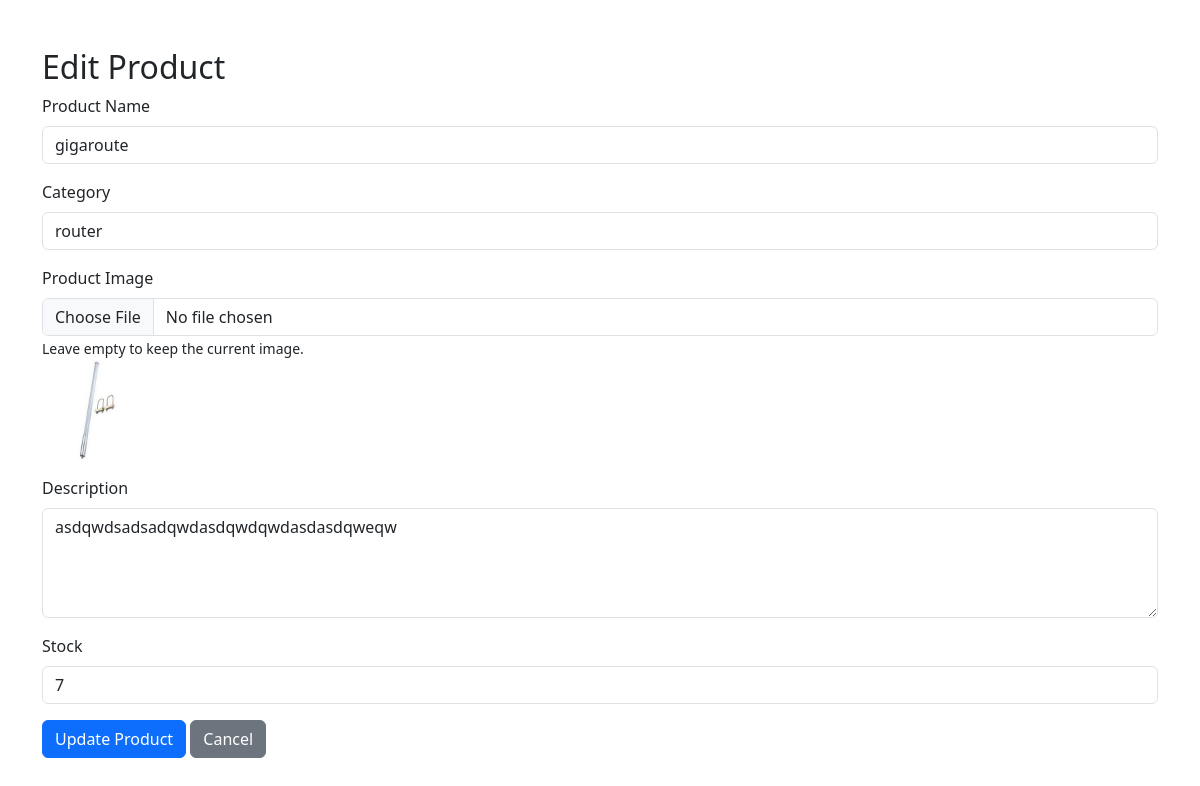
Before: /admin/edit_product_form.php?id=1 with the older database file.
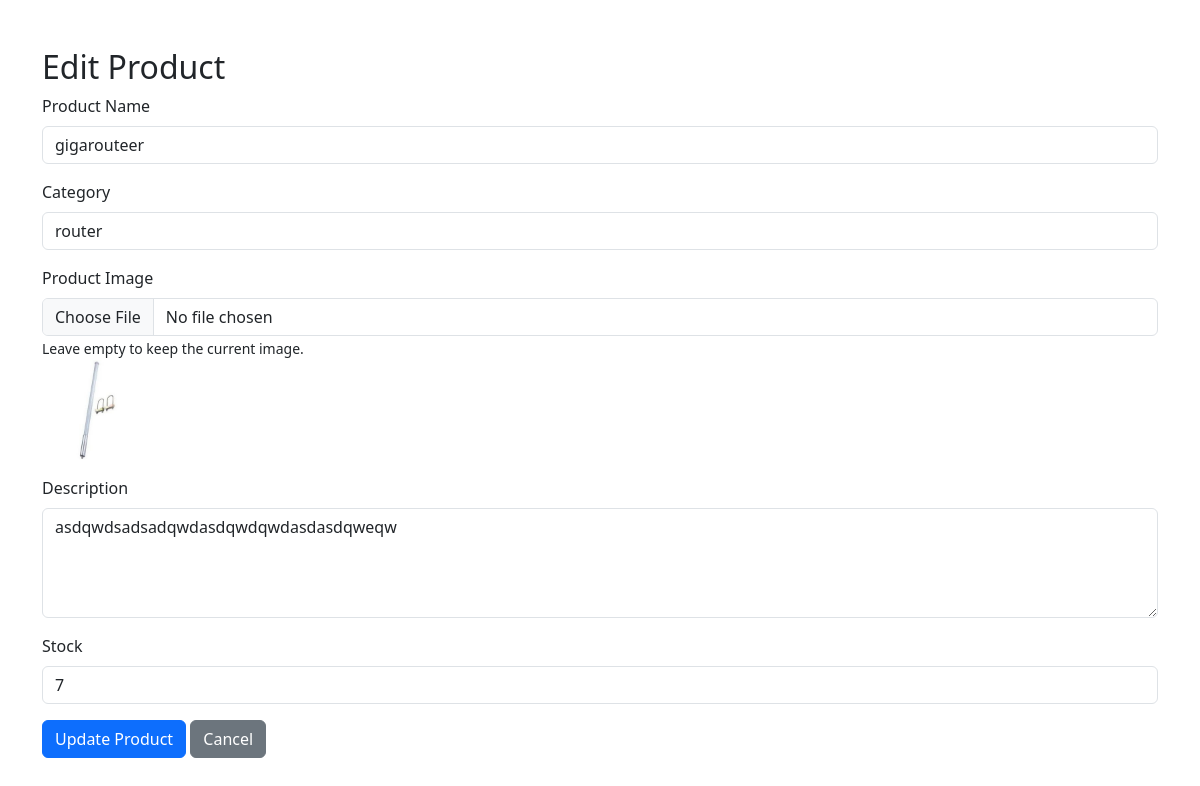
After: the same page with the newer database file.
### tables this page shows
CREATE TABLE `product` (
  `product_id` int(11) NOT NULL,
  `product_name` varchar(100) NOT NULL,
  `product_price` decimal(10,2) NOT NULL,
  `product_description` text DEFAULT NULL,
  `category_id` int(11) DEFAULT NULL,
  `product_image` varchar(255) NOT NULL,
  `product_stock` int(11) DEFAULT NULL
);

### admin/edit_product_form.php (the view, shortened to what this page needs)
<?php
include 'config.php';
?>
<!DOCTYPE html>
<html lang="en">
<head>
    <link href="https://cdn.jsdelivr.net/npm/bootstrap@5.3.0-alpha1/dist/css/bootstrap.min.css" rel="stylesheet">
</head>
<body>
    <div class="container mt-5">
        <h2>Edit Product</h2>
        <?php
        if (isset($_GET['id'])) {
            $productId = $_GET['id'];
            $query = "SELECT * FROM product WHERE product_id = $productId";
            $result = mysqli_query($conn, $query);
            $product = mysqli_fetch_assoc($result);
        } else {
            die("Product ID not provided!");
        }
        ?>
        <form action="update_product.php" method="POST" enctype="multipart/form-data">
            <div class="mb-3">
                <label for="product_name" class="form-label">Product Name</label>
                <input type="text" class="form-control" id="product_name" name="product_name" value="<?php echo $product['product_name']; ?>" required>
            </div>
            <div class="mb-3">
                <label for="category_id" class="form-label">Category</label>
                <select class="form-control" id="category_id" name="category_id" required>
                    <?php
                    $categoryQuery = "SELECT * FROM category";
                    $categoryResult = mysqli_query($conn, $categoryQuery);
                    while ($row = mysqli_fetch_assoc($categoryResult)) {
                        $selected = $product['category_id'] == $row['category_id'] ? 'selected' : '';
                        echo '<option value="' . $row['category_id'] . '" ' . $selected . '>' . $row['category_name'] . '</option>';
                    }
                    ?>
                </select>
            </div>
            <div class="mb-3">
                <label for="product_image" class="form-label">Product Image</label>
                <input type="file" class="form-control" id="product_image" name="product_image" accept="image/*">
                <small>Leave empty to keep the current image.</small>
                <br>
                <img src="<?php echo $product['product_image']; ?>" width="100" alt="Current Image">
            </div>
            <div class="mb-3">
                <label for="product_description" class="form-label">Description</label>
                <textarea class="form-control" id="product_description" name="product_description" rows="4" required><?php echo $product['product_description']; ?></textarea>
            </div>
            <div class="mb-3">
                <label for="product_stock" class="form-label">Stock</label>
                <input type="number" class="form-control" id="product_stock" name="product_stock" value="<?php echo $product['product_stock']; ?>" min="0" required>
            </div>
            <button type="submit" class="btn btn-primary">Update Product</button>
            <a href="products.php" class="btn btn-secondary">Cancel</a>
        </form>
    </div>
</body>
</html>

Changed rows visible on the page:
changed product "asdqwdsadsadqwdasdqwdqwdasdasdqweqw": product_name "gigaroute" → "gigarouteer"
